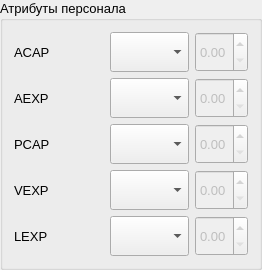
        <widget class="QGroupBox" name="gbStaff">
         <property name="font">
          <font>
           <pointsize>10</pointsize>
          </font>
         </property>
         <property name="title">
          <string>Атрибуты персонала</string>
         </property>
         <layout class="QGridLayout" name="gridLayout_3">
          <item row="1" column="1">
           <widget class="QComboBox" name="cbAEXP">
            <property name="sizePolicy">
             <sizepolicy hsizetype="Preferred" vsizetype="Minimum">
              <horstretch>0</horstretch>
              <verstretch>0</verstretch>
             </sizepolicy>
            </property>
            <property name="minimumSize">
             <size>
              <width>0</width>
              <height>40</height>
             </size>
            </property>
            <property name="maximumSize">
             <size>
              <width>16777215</width>
              <height>40</height>
             </size>
            </property>
           </widget>
          </item>
          <item row="2" column="0">
           <widget class="QLabel" name="lblPCAP">
            <property name="sizePolicy">
             <sizepolicy hsizetype="Fixed" vsizetype="Preferred">
              <horstretch>0</horstretch>
              <verstretch>0</verstretch>
             </sizepolicy>
            </property>
            <property name="minimumSize">
             <size>
              <width>90</width>
              <height>40</height>
             </size>
            </property>
            <property name="maximumSize">
             <size>
              <width>90</width>
              <height>40</height>
             </size>
            </property>
            <property name="toolTip">
             <string>&lt;html&gt;&lt;head/&gt;&lt;body&gt;&lt;p&gt;Способности программиста&lt;/p&gt;&lt;/body&gt;&lt;/html&gt;</string>
            </property>
            <property name="text">
             <string>PCAP</string>
            </property>
           </widget>
          </item>
          <item row="5" column="1">
           <widget class="QComboBox" name="cbLEXP">
            <property name="sizePolicy">
             <sizepolicy hsizetype="Preferred" vsizetype="Minimum">
              <horstretch>0</horstretch>
              <verstretch>0</verstretch>
             </sizepolicy>
            </property>
            <property name="minimumSize">
             <size>
              <width>0</width>
              <height>40</height>
             </size>
            </property>
            <property name="maximumSize">
             <size>
              <width>16777215</width>
              <height>40</height>
             </size>
            </property>
           </widget>
          </item>
          <item row="0" column="1">
           <widget class="QComboBox" name="cbACAP">
            <property name="sizePolicy">
             <sizepolicy hsizetype="Preferred" vsizetype="Minimum">
              <horstretch>0</horstretch>
              <verstretch>0</verstretch>
             </sizepolicy>
            </property>
            <property name="minimumSize">
             <size>
              <width>0</width>
              <height>40</height>
             </size>
            </property>
            <property name="maximumSize">
             <size>
              <width>16777215</width>
              <height>40</height>
             </size>
            </property>
           </widget>
          </item>
          <item row="3" column="2">
           <widget class="QDoubleSpinBox" name="dsbVEXP">
            <property name="enabled">
             <bool>false</bool>
            </property>
            <property name="sizePolicy">
             <sizepolicy hsizetype="Preferred" vsizetype="Preferred">
              <horstretch>0</horstretch>
              <verstretch>0</verstretch>
             </sizepolicy>
            </property>
            <property name="minimumSize">
             <size>
              <width>0</width>
              <height>40</height>
             </size>
            </property>
            <property name="maximumSize">
             <size>
              <width>16777215</width>
              <height>40</height>
             </size>
            </property>
            <property name="maximum">
             <double>2.000000000000000</double>
            </property>
            <property name="singleStep">
             <double>0.050000000000000</double>
            </property>
           </widget>
          </item>
          <item row="2" column="2">
           <widget class="QDoubleSpinBox" name="dsbPCAP">
            <property name="enabled">
             <bool>false</bool>
            </property>
            <property name="sizePolicy">
             <sizepolicy hsizetype="Preferred" vsizetype="Preferred">
              <horstretch>0</horstretch>
              <verstretch>0</verstretch>
             </sizepolicy>
            </property>
            <property name="minimumSize">
             <size>
              <width>0</width>
              <height>40</height>
             </size>
            </property>
            <property name="maximumSize">
             <size>
              <width>16777215</width>
              <height>40</height>
             </size>
            </property>
            <property name="maximum">
             <double>2.000000000000000</double>
            </property>
            <property name="singleStep">
             <double>0.050000000000000</double>
            </property>
           </widget>
          </item>
          <item row="0" column="0">
           <widget class="QLabel" name="lblACAP">
            <property name="sizePolicy">
             <sizepolicy hsizetype="Fixed" vsizetype="Preferred">
              <horstretch>0</horstretch>
              <verstretch>0</verstretch>
             </sizepolicy>
            </property>
            <property name="minimumSize">
             <size>
              <width>90</width>
              <height>40</height>
             </size>
            </property>
            <property name="maximumSize">
             <size>
              <width>90</width>
              <height>40</height>
             </size>
            </property>
            <property name="toolTip">
             <string>&lt;html&gt;&lt;head/&gt;&lt;body&gt;&lt;p&gt;Способности аналитика&lt;/p&gt;&lt;/body&gt;&lt;/html&gt;</string>
            </property>
            <property name="text">
             <string>ACAP</string>
            </property>
           </widget>
          </item>
          <item row="1" column="0">
           <widget class="QLabel" name="lblAEXP">
            <property name="sizePolicy">
             <sizepolicy hsizetype="Fixed" vsizetype="Preferred">
              <horstretch>0</horstretch>
              <verstretch>0</verstretch>
             </sizepolicy>
            </property>
            <property name="minimumSize">
             <size>
              <width>90</width>
              <height>40</height>
             </size>
            </property>
            <property name="maximumSize">
             <size>
              <width>90</width>
              <height>40</height>
             </size>
            </property>
            <property name="toolTip">
             <string>&lt;html&gt;&lt;head/&gt;&lt;body&gt;&lt;p&gt;Знание приложений&lt;/p&gt;&lt;/body&gt;&lt;/html&gt;</string>
            </property>
            <property name="text">
             <string>AEXP</string>
            </property>
           </widget>
          </item>
          <item row="1" column="2">
           <widget class="QDoubleSpinBox" name="dsbAEXP">
            <property name="enabled">
             <bool>false</bool>
            </property>
            <property name="sizePolicy">
             <sizepolicy hsizetype="Preferred" vsizetype="Preferred">
              <horstretch>0</horstretch>
              <verstretch>0</verstretch>
             </sizepolicy>
            </property>
            <property name="minimumSize">
             <size>
              <width>0</width>
              <height>40</height>
             </size>
            </property>
            <property name="maximumSize">
             <size>
              <width>16777215</width>
              <height>40</height>
             </size>
            </property>
            <property name="maximum">
             <double>2.000000000000000</double>
            </property>
            <property name="singleStep">
             <double>0.050000000000000</double>
            </property>
           </widget>
          </item>
          <item row="5" column="2">
           <widget class="QDoubleSpinBox" name="dsbLEXP">
            <property name="enabled">
             <bool>false</bool>
            </property>
            <property name="sizePolicy">
             <sizepolicy hsizetype="Preferred" vsizetype="Preferred">
              <horstretch>0</horstretch>
              <verstretch>0</verstretch>
             </sizepolicy>
            </property>
            <property name="minimumSize">
             <size>
              <width>0</width>
              <height>40</height>
             </size>
            </property>
            <property name="maximumSize">
             <size>
              <width>16777215</width>
              <height>40</height>
             </size>
            </property>
            <property name="maximum">
             <double>2.000000000000000</double>
            </property>
            <property name="singleStep">
             <double>0.050000000000000</double>
            </property>
           </widget>
          </item>
          <item row="0" column="2">
           <widget class="QDoubleSpinBox" name="dsbACAP">
            <property name="enabled">
             <bool>false</bool>
            </property>
            <property name="sizePolicy">
             <sizepolicy hsizetype="Preferred" vsizetype="Preferred">
              <horstretch>0</horstretch>
              <verstretch>0</verstretch>
             </sizepolicy>
            </property>
            <property name="minimumSize">
             <size>
              <width>0</width>
              <height>40</height>
             </size>
            </property>
            <property name="maximumSize">
             <size>
              <width>16777215</width>
              <height>40</height>
             </size>
            </property>
            <property name="maximum">
             <double>2.000000000000000</double>
            </property>
            <property name="singleStep">
             <double>0.050000000000000</double>
            </property>
           </widget>
          </item>
          <item row="3" column="1">
           <widget class="QComboBox" name="cbVEXP">
            <property name="sizePolicy">
             <sizepolicy hsizetype="Preferred" vsizetype="Minimum">
              <horstretch>0</horstretch>
              <verstretch>0</verstretch>
             </sizepolicy>
            </property>
            <property name="minimumSize">
             <size>
              <width>0</width>
              <height>40</height>
             </size>
            </property>
            <property name="maximumSize">
             <size>
              <width>16777215</width>
              <height>40</height>
             </size>
            </property>
           </widget>
          </item>
          <item row="2" column="1">
           <widget class="QComboBox" name="cbPCAP">
            <property name="sizePolicy">
             <sizepolicy hsizetype="Preferred" vsizetype="Minimum">
              <horstretch>0</horstretch>
              <verstretch>0</verstretch>
             </sizepolicy>
            </property>
            <property name="minimumSize">
             <size>
              <width>0</width>
              <height>40</height>
             </size>
            </property>
            <property name="maximumSize">
             <size>
              <width>16777215</width>
              <height>40</height>
             </size>
            </property>
           </widget>
          </item>
          <item row="3" column="0">
           <widget class="QLabel" name="lblVEXP">
            <property name="sizePolicy">
             <sizepolicy hsizetype="Fixed" vsizetype="Preferred">
              <horstretch>0</horstretch>
              <verstretch>0</verstretch>
             </sizepolicy>
            </property>
            <property name="minimumSize">
             <size>
              <width>90</width>
              <height>40</height>
             </size>
            </property>
            <property name="maximumSize">
             <size>
              <width>90</width>
              <height>40</height>
             </size>
            </property>
            <property name="toolTip">
             <string>&lt;html&gt;&lt;head/&gt;&lt;body&gt;&lt;p&gt;Знание виртуальной машины&lt;/p&gt;&lt;/body&gt;&lt;/html&gt;</string>
            </property>
            <property name="text">
             <string>VEXP</string>
            </property>
           </widget>
          </item>
          <item row="5" column="0">
           <widget class="QLabel" name="lblLEXP">
            <property name="sizePolicy">
             <sizepolicy hsizetype="Fixed" vsizetype="Preferred">
              <horstretch>0</horstretch>
              <verstretch>0</verstretch>
             </sizepolicy>
            </property>
            <property name="minimumSize">
             <size>
              <width>90</width>
              <height>40</height>
             </size>
            </property>
            <property name="maximumSize">
             <size>
              <width>90</width>
              <height>40</height>
             </size>
            </property>
            <property name="toolTip">
             <string>&lt;html&gt;&lt;head/&gt;&lt;body&gt;&lt;p&gt;Знание языка программирования&lt;/p&gt;&lt;/body&gt;&lt;/html&gt;</string>
            </property>
            <property name="text">
             <string>LEXP</string>
            </property>
           </widget>
          </item>
         </layout>
        </widget>
